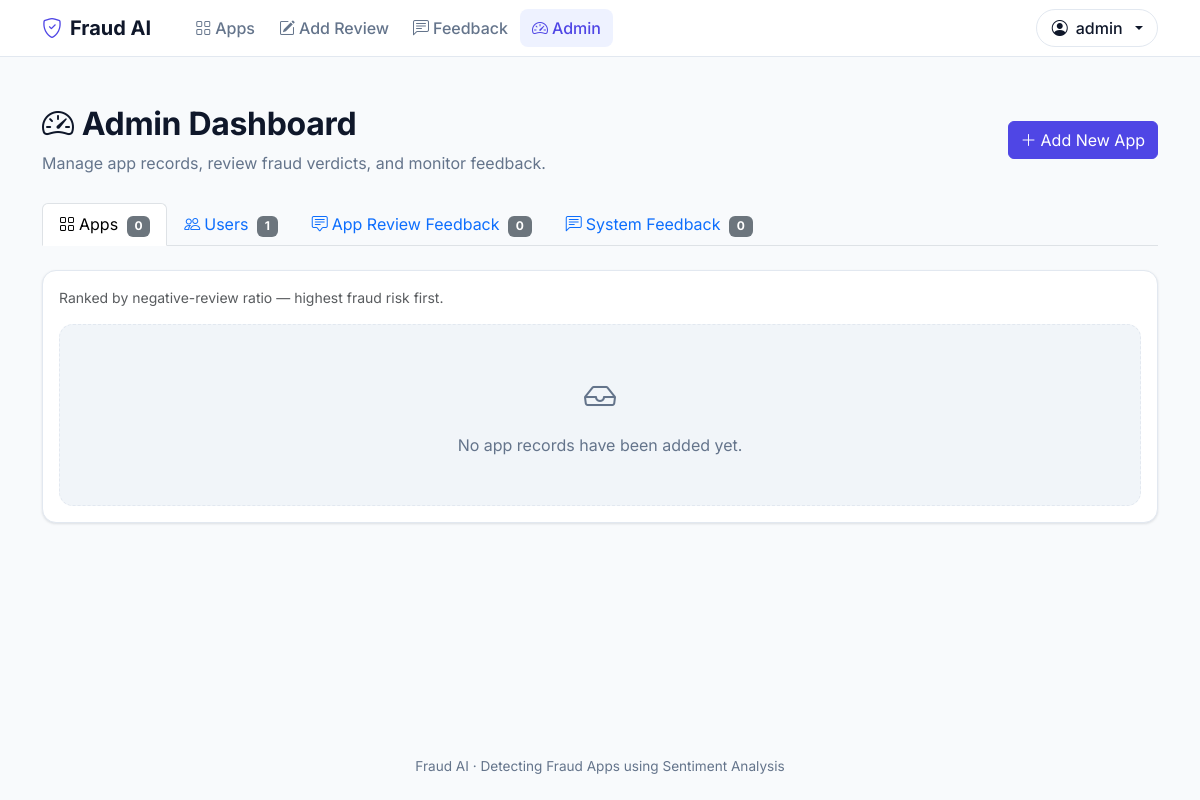
Page /admin/dashboard (signed in) on the earlier database version.
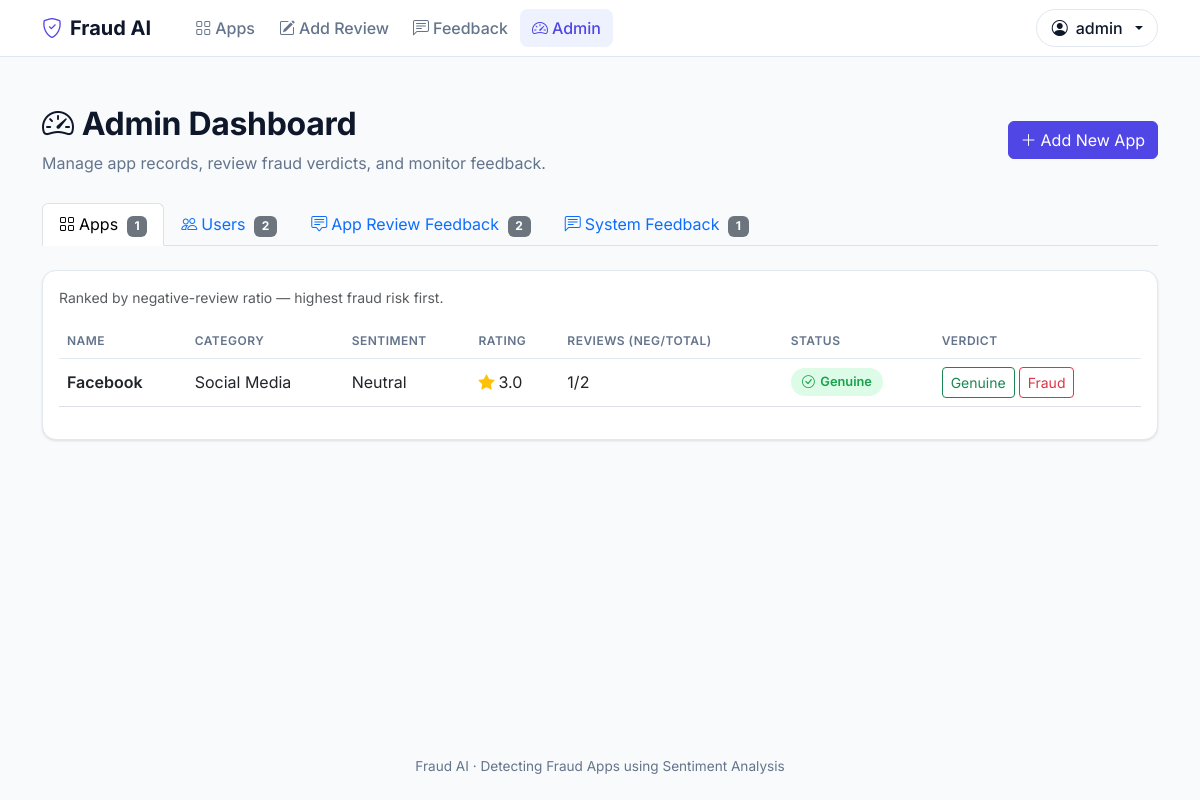
Same page on the later database version.
### tables this page shows
CREATE TABLE apps(
    id INTEGER PRIMARY KEY AUTOINCREMENT,
    name TEXT,
    category TEXT,
    review TEXT,
    sentiment TEXT,
    rating REAL
, link TEXT, description TEXT, image_url TEXT, status TEXT DEFAULT 'Unreviewed');

### app.py (the view)
@app.route('/admin/dashboard')
@require_admin
def admin_dashboard():
    conn = db()
    apps = conn.execute("""
        SELECT a.*,
            COALESCE((SELECT COUNT(*) FROM app_reviews r WHERE r.app_id = a.id), 0) AS review_count,
            COALESCE((SELECT COUNT(*) FROM app_reviews r WHERE r.app_id = a.id AND r.sentiment = 'Negative'), 0) AS negative_count
        FROM apps a
        ORDER BY
            CASE WHEN (SELECT COUNT(*) FROM app_reviews r WHERE r.app_id = a.id) = 0 THEN 0
            ELSE CAST((SELECT COUNT(*) FROM app_reviews r WHERE r.app_id = a.id AND r.sentiment = 'Negative') AS FLOAT)
                 / (SELECT COUNT(*) FROM app_reviews r WHERE r.app_id = a.id)
            END DESC,
            a.id DESC
    """).fetchall()
    users = conn.execute("""
        SELECT u.id, u.username, u.role, u.created_at,
            COALESCE((SELECT COUNT(*) FROM app_reviews r WHERE r.user_id = u.id), 0) AS review_count,
            COALESCE((SELECT COUNT(*) FROM system_feedback f WHERE f.user_id = u.id), 0) AS feedback_count
        FROM users u
        ORDER BY u.id DESC
    """).fetchall()
    feedback = conn.execute("""
        SELECT ar.id, u.username, a.name AS app_name, ar.comment, ar.sentiment, ar.ip_address, ar.created_at,
            (SELECT COUNT(*) FROM app_reviews dup WHERE dup.app_id = ar.app_id AND dup.comment = ar.comment) AS dup_count
        FROM app_reviews ar
        LEFT JOIN users u ON ar.user_id = u.id
        LEFT JOIN apps a ON ar.app_id = a.id
        ORDER BY ar.id DESC
    """).fetchall()
    system_feedback = conn.execute("""
        SELECT sf.id, u.username, sf.message, sf.ip_address, sf.created_at
        FROM system_feedback sf
        LEFT JOIN users u ON sf.user_id = u.id
        ORDER BY sf.id DESC
    """).fetchall()
    conn.close()
    return render_template(
        "admin_dashboard.html",
        apps=apps,
        users=users,
        feedback=feedback,
        system_feedback=system_feedback
    )

### app.py (called while the page is built)
def db():
    conn = sqlite3.connect("database.db")
    conn.row_factory = sqlite3.Row
    return conn

def require_admin(view):
    @wraps(view)
    def wrapped(*args, **kwargs):
        if not session.get('user'):
            flash("Please log in to continue.")
            return redirect('/login')
        if session.get('role') != 'admin':
            flash("Admin access only.")
            return redirect('/dashboard')
        return view(*args, **kwargs)
    return wrapped

### templates/admin_dashboard.html (shortened to what this page needs)
{% extends "base.html" %}
{% block content %}
<div class="container py-5">
    <div class="page-header d-flex justify-content-between align-items-center">
        <div>
            <h2><i class="bi bi-speedometer2 me-2"></i>Admin Dashboard</h2>
            <p class="mb-0">Manage app records, review fraud verdicts, and monitor feedback.</p>
        </div>
        <a class="btn btn-primary" href="/admin/add_app"><i class="bi bi-plus-lg me-1"></i>Add New App</a>
    </div>
    <ul class="nav nav-tabs mb-4" id="adminTabs" role="tablist">
        <li class="nav-item" role="presentation">
            <button class="nav-link active" data-bs-toggle="tab" data-bs-target="#tab-apps" type="button">
                <i class="bi bi-grid me-1"></i>Apps <span class="badge bg-secondary ms-1">{{ apps|length }}</span>
            </button>
        </li>
        <li class="nav-item" role="presentation">
            <button class="nav-link" data-bs-toggle="tab" data-bs-target="#tab-users" type="button">
                <i class="bi bi-people me-1"></i>Users <span class="badge bg-secondary ms-1">{{ users|length }}</span>
            </button>
        </li>
        <li class="nav-item" role="presentation">
            <button class="nav-link" data-bs-toggle="tab" data-bs-target="#tab-reviews" type="button">
                <i class="bi bi-chat-square-text me-1"></i>App Review Feedback <span class="badge bg-secondary ms-1">{{ feedback|length }}</span>
            </button>
        </li>
        <li class="nav-item" role="presentation">
            <button class="nav-link" data-bs-toggle="tab" data-bs-target="#tab-system" type="button">
                <i class="bi bi-chat-left-text me-1"></i>System Feedback <span class="badge bg-secondary ms-1">{{ system_feedback|length }}</span>
            </button>
        </li>
    </ul>
    <div class="tab-content">
        <div class="tab-pane fade show active" id="tab-apps">
            <div class="card card-flat">
                <div class="card-body">
                    <p class="text-muted small mb-3">Ranked by negative-review ratio — highest fraud risk first.</p>
                    {% if apps %}
                    <div class="table-responsive">
                        <table class="table table-clean align-middle">
                            <thead>
                                <tr>
                                    <th>Name</th>
                                    <th>Category</th>
                                    <th>Sentiment</th>
                                    <th>Rating</th>
                                    <th>Reviews (Neg/Total)</th>
                                    <th>Status</th>
                                    <th>Verdict</th>
                                </tr>
                            </thead>
                            <tbody>
                                {% for app in apps %}
                                <tr>
                                    <td class="fw-semibold">{{ app['name'] }}</td>
                                    <td>{{ app['category'] }}</td>
                                    <td>{{ app['sentiment'] }}</td>
                                    <td><i class="bi bi-star-fill text-warning me-1"></i>{{ app['rating'] }}</td>
                                    <td>{{ app['negative_count'] }}/{{ app['review_count'] }}</td>
                                    <td>
                                        {% if app['status'] == 'Fraud' %}
                                        <span class="pill pill-danger"><i class="bi bi-exclamation-triangle"></i> Fraud</span>
                                        {% elif app['status'] == 'Genuine' %}
                                        <span class="pill pill-success"><i class="bi bi-check-circle"></i> Genuine</span>
                                        {% else %}
                                        <span class="pill pill-neutral">Unreviewed</span>
                                        {% endif %}
                                    </td>
                                    <td>
                                        <form method="POST" action="/admin/apps/{{ app['id'] }}/verdict" class="d-flex gap-1">
                                            <button type="submit" name="status" value="Genuine" class="btn btn-sm btn-outline-success">Genuine</button>
                                            <button type="submit" name="status" value="Fraud" class="btn btn-sm btn-outline-danger">Fraud</button>
                                        </form>
                                    </td>
                                </tr>
                                {% endfor %}
                            </tbody>
                        </table>
                    </div>
                    {% else %}
                    <div class="empty-state">
                        <i class="bi bi-inbox"></i>
                        No app records have been added yet.
                    </div>
                    {% endif %}
                </div>
            </div>
        </div>
    </div>
</div>
{% endblock %}

### templates/base.html (shortened to what this page needs)
<!DOCTYPE html>
<html lang="en">
<head>
    <link href="https://cdn.jsdelivr.net/npm/bootstrap@5.3.0/dist/css/bootstrap.min.css" rel="stylesheet">
    <link href="https://cdn.jsdelivr.net/npm/bootstrap-icons@1.11.3/font/bootstrap-icons.min.css" rel="stylesheet">
    <link href="{{ url_for('static', filename='style.css') }}" rel="stylesheet">
</head>
<body>
<nav class="navbar navbar-expand-lg app-navbar sticky-top">
    <div class="container">
        <a class="navbar-brand" href="{{ '/dashboard' if session.get('user') else '/' }}">
            <i class="bi bi-shield-check"></i> Fraud AI
        </a>
        <div class="collapse navbar-collapse" id="navMain">
            {% if session.get('user') %}
            <ul class="navbar-nav me-auto ms-lg-3">
                <li class="nav-item"><a class="nav-link {{ 'active' if request.path == '/apps' }}" href="/apps"><i class="bi bi-grid me-1"></i>Apps</a></li>
                <li class="nav-item"><a class="nav-link {{ 'active' if request.path == '/add_review' }}" href="/add_review"><i class="bi bi-pencil-square me-1"></i>Add Review</a></li>
                <li class="nav-item"><a class="nav-link {{ 'active' if request.path == '/feedback' }}" href="/feedback"><i class="bi bi-chat-left-text me-1"></i>Feedback</a></li>
                {% if session.get('role') == 'admin' %}
                <li class="nav-item"><a class="nav-link {{ 'active' if request.path.startswith('/admin') }}" href="/admin/dashboard"><i class="bi bi-speedometer2 me-1"></i>Admin</a></li>
                {% endif %}
            </ul>
            <ul class="navbar-nav">
                <li class="nav-item dropdown">
                    <a class="btn-user dropdown-toggle d-inline-flex align-items-center gap-2" href="#" role="button" data-bs-toggle="dropdown">
                        <i class="bi bi-person-circle"></i> {{ session.get('user') }}
                    </a>
                </li>
            </ul>
            {% else %}
            <ul class="navbar-nav ms-auto">
                <li class="nav-item"><a class="nav-link" href="/login">Login</a></li>
                <li class="nav-item ms-lg-2"><a class="btn btn-primary btn-sm px-3" href="/register">Register</a></li>
            </ul>
            {% endif %}
        </div>
    </div>
</nav>
<main>
{% block content %}{% endblock %}
</main>
<footer class="app-footer">
    Fraud AI &middot; Detecting Fraud Apps using Sentiment Analysis
</footer>
</body>
</html>

### static/style.css (style rules this page uses)
:root { --bg: #f8fafc; --surface: #ffffff; --surface-alt: #f1f5f9; --border: #e2e8f0; --text: #0f172a; --text-muted: #64748b; --primary: #4f46e5; --primary-hover: #4338ca; --primary-soft: #eef2ff; --success: #16a34a; --success-soft: #dcfce7; --danger: #dc2626; --danger-soft: #fee2e2; --warning: #b45309; --warning-soft: #fef3c7; --neutral-soft: #e2e8f0; --radius-sm: 8px; --radius: 14px; --shadow: 0 1px 3px rgba(15, 23, 42, 0.08), 0 1px 2px rgba(15, 23, 42, 0.04); --shadow-md: 0 8px 24px rgba(15, 23, 42, 0.08); }
body { background: var(--bg); color: var(--text); font-family: "Inter", "Segoe UI", system-ui, -apple-system, sans-serif; min-height: 100vh; display: flex; flex-direction: column; }
main { flex: 1 0 auto; }
a { text-decoration: none; }
.app-navbar { background: var(--surface); border-bottom: 1px solid var(--border); }
.app-navbar .navbar-brand { font-weight: 700; color: var(--text) !important; display: flex; align-items: center; gap: 0.5rem; }
.app-navbar .navbar-brand i { color: var(--primary); }
.app-navbar .nav-link { color: var(--text-muted) !important; font-weight: 500; border-radius: var(--radius-sm); padding: 0.45rem 0.75rem !important; }
.app-navbar .nav-link.active, .app-navbar .nav-link:hover { color: var(--primary) !important; background: var(--primary-soft); }
.app-navbar .btn-user { border: 1px solid var(--border); background: var(--surface); color: var(--text); border-radius: 999px; padding: 0.4rem 0.9rem; font-weight: 500; }
.page-header { margin-bottom: 1.75rem; }
.page-header h1, .page-header h2 { font-weight: 700; letter-spacing: -0.01em; }
.page-header p { color: var(--text-muted); }
.card-flat { background: var(--surface); border: 1px solid var(--border); border-radius: var(--radius); box-shadow: var(--shadow); }
.btn-primary { background: var(--primary); border-color: var(--primary); }
.pill { display: inline-flex; align-items: center; gap: 0.35rem; padding: 0.3rem 0.7rem; border-radius: 999px; font-size: 0.8rem; font-weight: 600; }
.pill-success { background: var(--success-soft); color: var(--success); }
.table-clean thead { background: var(--surface-alt); }
.table-clean th { font-size: 0.75rem; text-transform: uppercase; letter-spacing: 0.04em; color: var(--text-muted); font-weight: 600; border-bottom: 1px solid var(--border); }
.app-footer { color: var(--text-muted); font-size: 0.85rem; padding: 1.5rem 0; text-align: center; }

Differences in the rows shown:
added apps: name "Facebook", category "Social Media", sentiment "Neutral", rating "3.0", negative_count "1", review_count "2", status "Genuine" (drawn)
Other differences:
{{ apps|length }}: "0" → "1"
{{ users|length }}: "1" → "2"
{{ feedback|length }}: "0" → "2"
{{ system_feedback|length }}: "0" → "1"
text no longer shown: "No app records have been added yet."
text now shown: "NAME CATEGORY SENTIMENT RATING REVIEWS (NEG/TOTAL) STATUS VERDICT"
